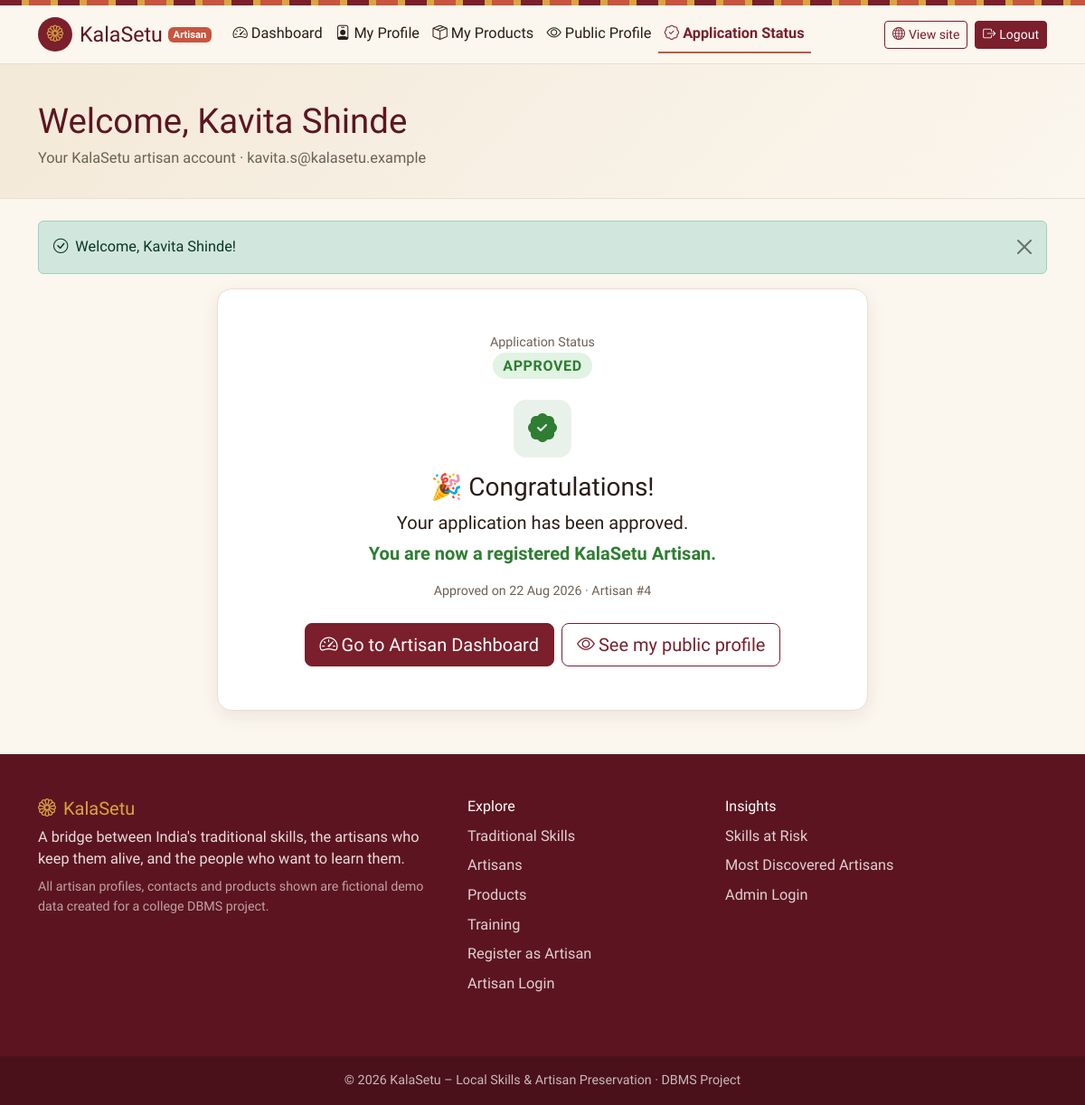
/artisan/status.php (signed in), run on the app's committed database.
### tables this page shows
CREATE TABLE artisan_accounts (
    account_id    INT PRIMARY KEY AUTO_INCREMENT,
    name          VARCHAR(150) NOT NULL,
    email         VARCHAR(80)  NOT NULL,
    phone         VARCHAR(15)  NOT NULL,
    password_hash VARCHAR(255) NOT NULL,
    status        ENUM('PENDING', 'APPROVED', 'REJECTED') NOT NULL DEFAULT 'PENDING',
    artisan_id    INT NULL,
    admin_note    VARCHAR(255) NULL,
    reviewed_at   TIMESTAMP NULL DEFAULT NULL,
    created_at    TIMESTAMP NOT NULL DEFAULT CURRENT_TIMESTAMP,
    updated_at    TIMESTAMP NOT NULL DEFAULT CURRENT_TIMESTAMP ON UPDATE CURRENT_TIMESTAMP,
    CONSTRAINT uq_account_email   UNIQUE (email),
    CONSTRAINT uq_account_artisan UNIQUE (artisan_id),
    INDEX idx_account_status (status),
    CONSTRAINT fk_account_artisan FOREIGN KEY (artisan_id)
        REFERENCES artisans(artisan_id)
        ON UPDATE CASCADE ON DELETE SET NULL
);

### includes/auth.php (called while the page is built, shortened)
<?php
function current_artisan_account(PDO $pdo): ?array
{
    $stmt = $pdo->prepare('
        SELECT ac.*, a.artisan_name, a.skill_id, a.profile_image, a.profile_views
        FROM artisan_accounts ac
        LEFT JOIN artisans a ON ac.artisan_id = a.artisan_id
        WHERE ac.account_id = ?');
    $stmt->execute([(int) $_SESSION['artisan_account_id']]);
    $row = $stmt->fetch();
    return $cache = $row;
}
function require_artisan(PDO $pdo): array
{
    $acc = current_artisan_account($pdo);
    return $acc;
}

### artisan/status.php (the view, shortened to what this page needs)
<?php
require '../config/database.php';
require '../includes/functions.php';
require '../includes/auth.php';
$artisanAccount = require_artisan($pdo);
$application = null;
$status = $artisanAccount['status'];
include '../includes/header.php';
?>
<section class="page-header">
    <div class="container">
        <h1>Welcome, <?= e($artisanAccount['name']) ?></h1>
        <p class="text-muted-ks mb-0">Your KalaSetu artisan account · <?= e($artisanAccount['email']) ?></p>
    </div>
</section>
<div class="container mt-4">
    <div class="ks-card static mx-auto" style="max-width:720px">
        <div class="card-body p-4 p-md-5 text-center">
            <p class="small text-muted-ks mb-1">Application Status</p>
            <p class="mb-4"><span class="risk-pill <?= request_status_class($status) ?> fs-6"><?= e($status) ?></span></p>
            <?php if ($status === 'PENDING'): ?>
                <span class="skill-icon mb-3" style="width:64px;height:64px;font-size:2rem"><i class="bi bi-hourglass-split"></i></span>
                <h2 class="h4">Your application is currently under review.</h2>
                <p class="text-muted-ks">The KalaSetu admin is checking your details. Log in again later – as soon as your application
                    is approved, this page becomes your <strong>Artisan Dashboard</strong> and your profile appears in the public artisan directory.</p>
                <?php if ($application): ?>
                    <dl class="row text-start small mx-auto mt-4 mb-0" style="max-width:420px">
                        <dt class="col-5">Application</dt><dd class="col-7">#<?= (int) $application['request_id'] ?></dd>
                        <dt class="col-5">Skill</dt><dd class="col-7"><?= e($application['skill_name']) ?></dd>
                        <dt class="col-5">District</dt><dd class="col-7"><?= e($application['district_name']) ?></dd>
                        <dt class="col-5">Experience</dt><dd class="col-7"><?= (int) $application['experience'] ?> years</dd>
                        <dt class="col-5">Submitted</dt><dd class="col-7"><?= e(date('d M Y, H:i', strtotime($application['created_at']))) ?></dd>
                    </dl>
                <?php endif; ?>
            <?php elseif ($artisanAccount['artisan_id']):  ?>
                <span class="skill-icon mb-3" style="width:64px;height:64px;font-size:2rem;color:#2e7d32;background:rgba(46,125,50,.1)"><i class="bi bi-patch-check-fill"></i></span>
                <h2 class="h3">🎉 Congratulations!</h2>
                <p class="fs-5 mb-1">Your application has been approved.</p>
                <p class="fs-5 fw-semibold" style="color:#2e7d32">You are now a registered KalaSetu Artisan.</p>
                <?php if ($artisanAccount['reviewed_at']): ?>
                    <p class="small text-muted-ks">Approved on <?= e(date('d M Y', strtotime($artisanAccount['reviewed_at']))) ?> · Artisan #<?= (int) $artisanAccount['artisan_id'] ?></p>
                <?php endif; ?>
                <a href="dashboard.php" class="btn btn-maroon btn-lg mt-2"><i class="bi bi-speedometer2 me-1"></i>Go to Artisan Dashboard</a>
                <a href="../artisan_details.php?id=<?= (int) $artisanAccount['artisan_id'] ?>" class="btn btn-outline-maroon btn-lg mt-2 ms-1" target="_blank" rel="noopener"><i class="bi bi-eye me-1"></i>See my public profile</a>
            <?php endif; ?>
        </div>
    </div>
</div>
<?php include '../includes/footer.php'; ?>

### assets/css/style.css (style rules this page uses)
:root { --ks-cream: #fbf6ee; --ks-cream-dark: #f3e9d8; --ks-maroon: #7a1f2b; --ks-maroon-dark: #5c1520; --ks-terracotta: #c8553d; --ks-gold: #d9a441; --ks-text: #2b1d16; --ks-muted: #6f5f55; --ks-card: #ffffff; --ks-border: #eadfcd; --ks-shadow: 0 6px 20px rgba(92, 21, 32, 0.08); --ks-shadow-hover: 0 12px 28px rgba(92, 21, 32, 0.14); --ks-radius: 16px; }
body { background: var(--ks-cream); color: var(--ks-text); font-family: 'Mukta', system-ui, -apple-system, 'Segoe UI', sans-serif; font-size: 1.02rem; }
h1, h2, h3, h4, .display-font, .navbar-brand { font-family: 'Marcellus', Georgia, serif; color: var(--ks-maroon-dark); }
a { color: var(--ks-maroon); }
.text-muted-ks { color: var(--ks-muted) !important; }
.btn-maroon { background: var(--ks-maroon); border-color: var(--ks-maroon); color: #fff; }
.btn-outline-maroon { border: 1px solid var(--ks-maroon); color: var(--ks-maroon); background: transparent; }
.page-header { background: linear-gradient(135deg, var(--ks-cream-dark), var(--ks-cream)); border-bottom: 1px solid var(--ks-border); padding: 2.5rem 0 2rem; }
.page-header h1 { font-size: clamp(1.7rem, 3.5vw, 2.4rem); margin-bottom: .35rem; }
.ks-card { background: var(--ks-card); border: 1px solid var(--ks-border); border-radius: var(--ks-radius); box-shadow: var(--ks-shadow); transition: transform .2s ease, box-shadow .2s ease; height: 100%; overflow: hidden; }
.ks-card .card-body { padding: 1.25rem; }
.ks-card.static { height: auto; }
.skill-icon { width: 52px; height: 52px; border-radius: 14px; display: inline-flex; align-items: center; justify-content: center; background: var(--ks-cream-dark); color: var(--ks-terracotta); font-size: 1.5rem; }
.risk-pill { font-weight: 700; font-size: .78rem; letter-spacing: .04em; padding: .3rem .7rem; border-radius: 999px; white-space: nowrap; }
.risk-low { background: #e1f3e3; color: #2e7d32; }

### data on the page
artisan_accounts: name "Kavita Shinde", email "kavita.s@kalasetu.example", status "APPROVED", reviewed_at "22 Aug 2026", artisan "4"

### other printed values
$label "Dashboard My Profile My Products Public Profile Application Status"
$f['message'] "Welcome, Kavita Shinde!"
